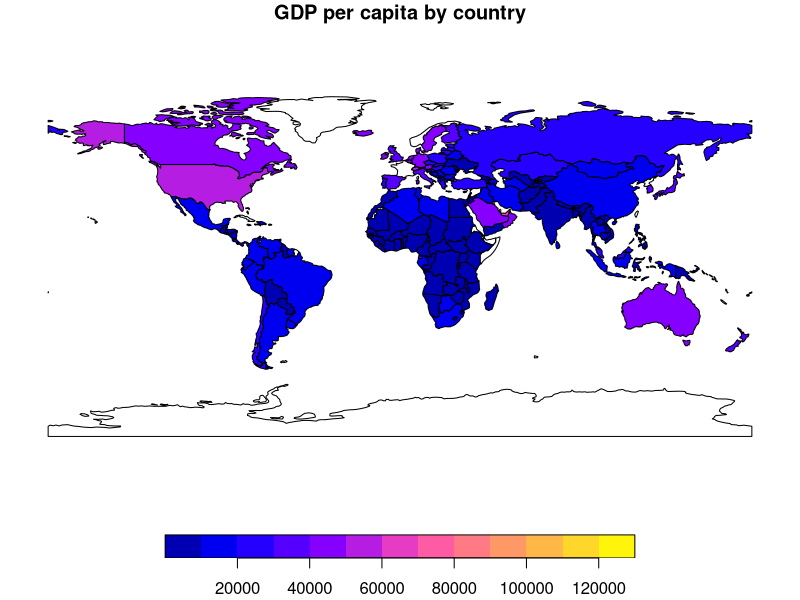
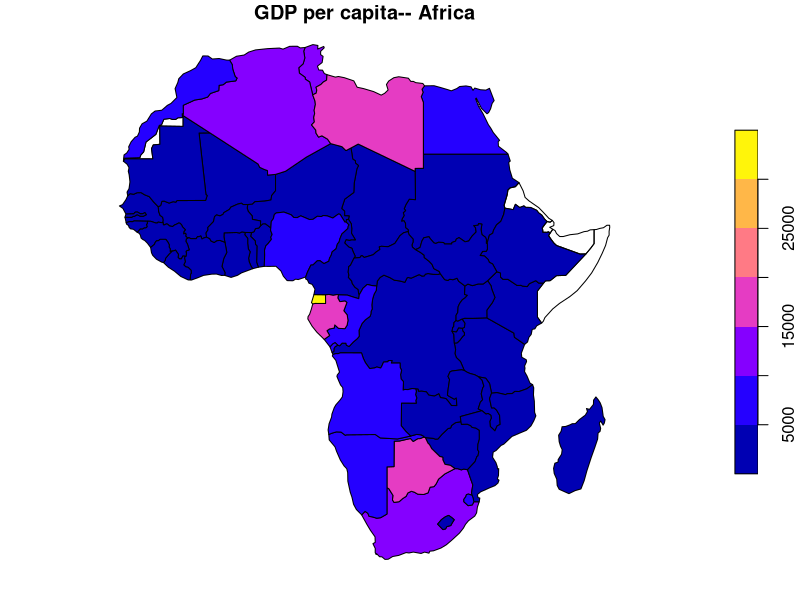
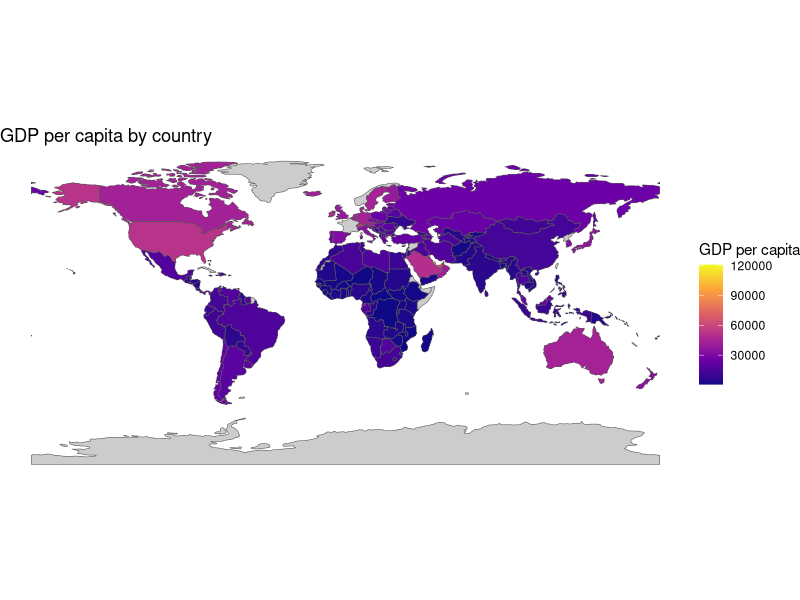
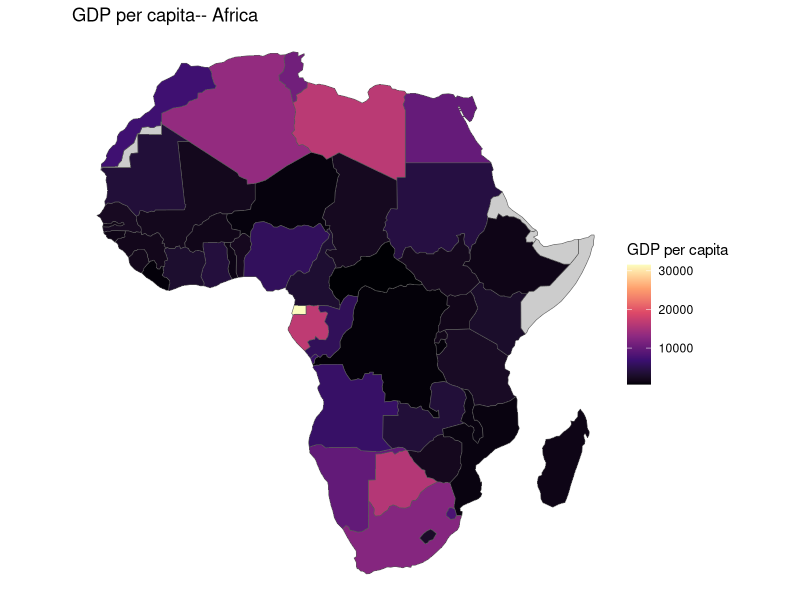
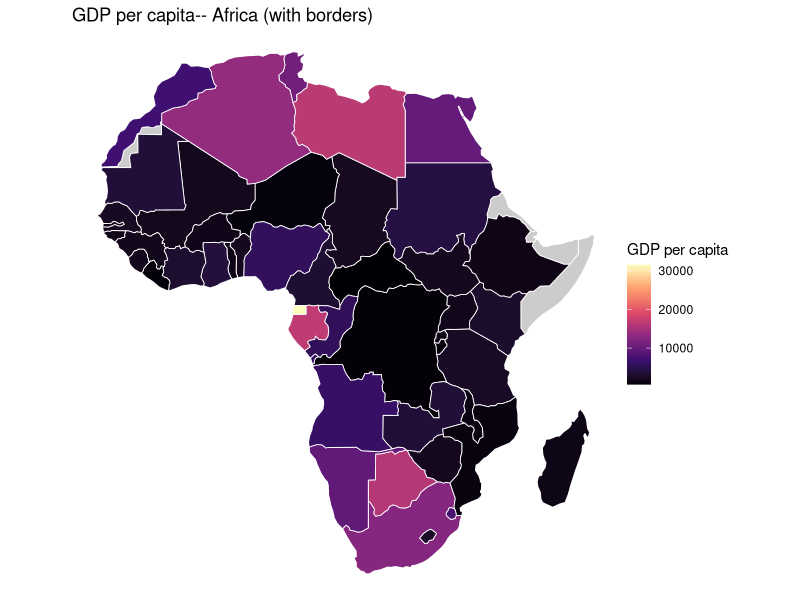
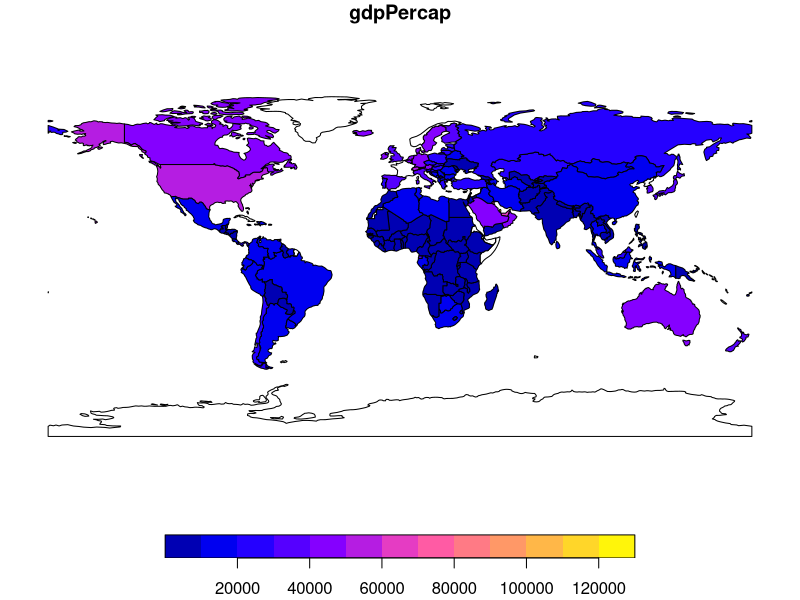
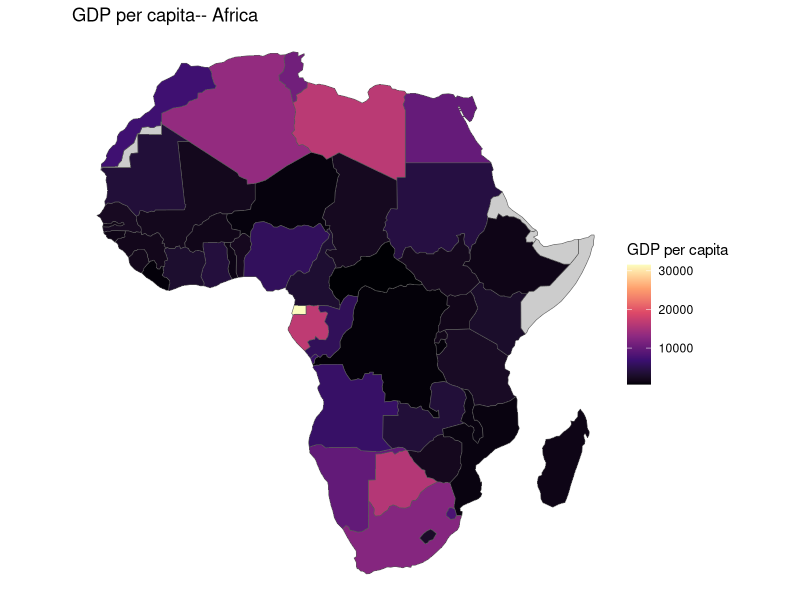
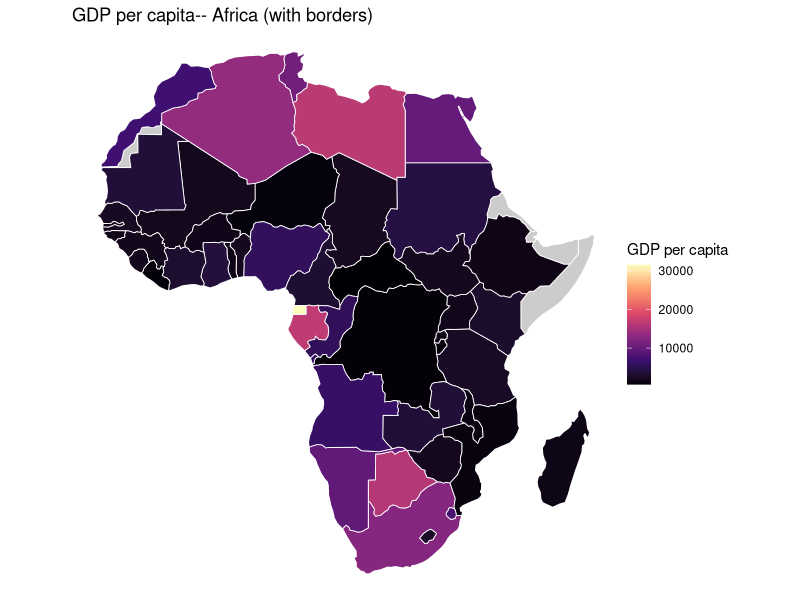

The R script that drew these images, in order:
install.packages("sf")
install.packages("spData")

library(sf)
library(spData) 
library(tidyr)
library(dplyr) 
library(ggplot2) 

#1.1a
data(world)
class(world)
names(world)
#The geometry column is sticky and its is stored automatically so spatial attributes travels with the data without any extra effort.

#1.1b
st_crs(world)
#WGS84 is the global standard coordinate system used by GPS and most web mapping tools. Coordinates are expressed in decimal degrees of longitude and latitude
#making it great for global datasets where a common datum is needed is across all regions


#1.1c
unique(st_geometry_type(world))
#MULTIPOLYGON is a collection of one or more polygons treated as a single geo feature
#countries require multiple polygons when their territory is not a single contiguous land mass
#EX, the US has Alaska and Hawaii as separate polygons.

#1.1d
pdf("world_gdp_base.pdf") 
plot(world["gdpPercap"]) 
dev.off()

plot(world["gdpPercap"], main = "GDP per capita by country")
#The map shows a sharp global inequality pattern. The global north is as the wealthiest regions and the global south appears 
#to be on the lower end of wealth. 


#1.2.a
africa = filter(world, continent == "Africa") 
nrow(africa)

plot(africa["gdpPercap"], main = "GDP per capita-- Africa")
#the dataset contains 51 counties in africa. The Un reconizes 54 soverign African states, so this count is slightly 
# so that this count is below expectations and likely reflects missing data or the exclusion of very small territories
#from the spdata world polygon dataset

#1.2.b
world = world %>% 
  mutate(pop_millions = pop / 1e6) 
gdp_by_continent = world %>% 
  group_by(continent) %>% 
  summarise(mean_gdpPercap = mean(gdpPercap, na.rm = TRUE)) 

print(st_drop_geometry(gdp_by_continent))

africa_sorted = africa %>% 
  arrange(desc(gdpPercap)) %>% 
  select(name_long, gdpPercap) 
print(head(st_drop_geometry(africa_sorted), 5))

#when summarirse() is called on a grouped sf object, it unions the geometries within 
#each group and retains the resulting geometry column. to obtain a plain data frame without spatial info
#use st drop b4 or after the summary step. this allows to aviods carrying unneeded geometry through purely tab analyses

#1.2.c
#The 5 african countries with the highest GDP per cap, in this data are shown above, Guinea ranks high due to its oil
#rev to a small population. Libya are oil dependent economies, and Botswana benefits from diamond exports and relatively strong 
#institutions, and the 5th position is typically taken by a North African economy. 


#1.3.a
ggplot(world) + 
  geom_sf(aes(fill = gdpPercap)) + 
  scale_fill_viridis_c(option = "plasma", na.value = "grey80", 
                       name = "GDP per capita") + 
  theme_void() + 
  labs(title = "GDP per capita by country")
# The pattern mirrors with the base R map showed. West Eu, NA and Oceania stand out as the wealthiest
# East Asia shows a gradient from high to middle and sub Africa and South Asia concentrate the lowest values with a copuple
#exceptions

#1.3.b
ggplot(africa) + 
  geom_sf(aes(fill = gdpPercap)) + 
  scale_fill_viridis_c(option = "magma", na.value = "grey80", 
                       name = "GDP per capita") + 
  theme_void() + 
  labs(title = "GDP per capita-- Africa")

ggsave("africa_gdp.pdf", width = 7, height = 6)

#Within Africa there is much variation. North Africa tend to be wealthier countries. While Southern 
#africa countries, besides the oil rich countries, have the lowest values, this reflects low diversification and stuructural poverty.

#1.3.c
ggplot(africa) + 
  geom_sf(aes(fill = gdpPercap), 
          color = "white", linewidth = 0.3) + 
  scale_fill_viridis_c(option = "magma", na.value = "grey80", 
                       name = "GDP per capita") + 
  theme_void() + 
  labs(title = "GDP per capita-- Africa (with borders)")

ggsave("africa_gdp_borders.pdf", width = 7, height = 6)

#Adding white country borders improves readability for smaller countries. The thin white lines show each country
#without competing visually, making it easier to identify specific countries of interest and to compare states. 
